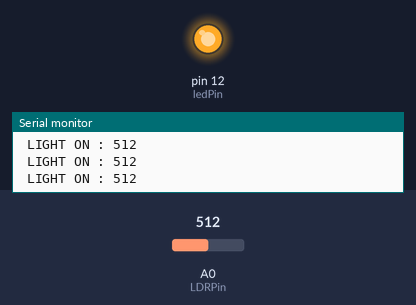
Bench run of a sketch on a simulated Arduino Uno, built with avr-gcc and run on an emulated ATmega328P. Parts: output pins drawn as LEDs (lit = HIGH), the last lines printed to the serial monitor. The test bench sets the inputs (shaded band); at power-on: A0 (LDRPin) = 512.

Above: at 1.3 s.
1.4 s: A0 (LDRPin) set to 683
2.9 s: A0 (LDRPin) set to 719
At 4.2 s:
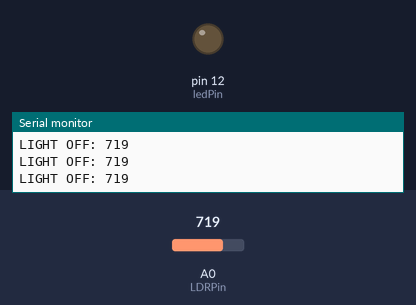
4.5 s: A0 (LDRPin) set to 690
At 5.5 s:
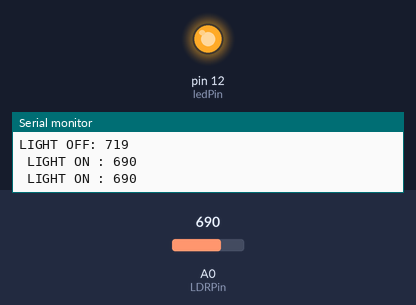
6.0 s: A0 (LDRPin) set to 710
At 6.7 s:
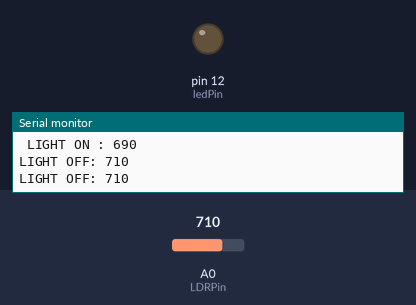
Timing chart, 0 to 8.5 s (numbered marks = the images above; inputs shaded):
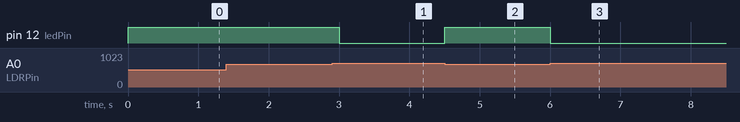

Measured:
- the behaviour switches between 700 and 701 on A0 (LDRPin) (found by bisection; images 0 and 1)
- after the input at 2.9 s, pin 12 (ledPin): HIGH → LOW after 0.10 s
- after the input at 4.5 s, pin 12 (ledPin): LOW → HIGH at once
- after the input at 6.0 s, pin 12 (ledPin): HIGH → LOW at once

The sketch:

sketch_sep29d-purge.ino
```cpp
const int ledPin = 12;
const int LDRPin = A0;

void setup() {
  Serial.begin(9600);
  pinMode(ledPin, OUTPUT);
  pinMode(LDRPin, INPUT);
}
void loop() {

  int ldrStatus = analogRead(LDRPin);

  if (ldrStatus <= 700) {

    digitalWrite(ledPin, HIGH);
    Serial.print(" LIGHT ON : ");
    Serial.println(ldrStatus);

  } else {

    digitalWrite(ledPin, LOW);
    Serial.print("LIGHT OFF: ");
    Serial.println(ldrStatus);
  }

  delay(500);
}
```
